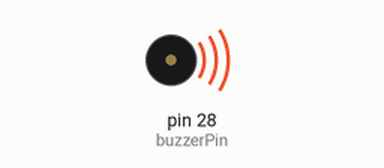
Simulated run of this sketch. Board: Arduino Mega 2560, built with avr-gcc and run on an emulated ATmega2560. On the bench: buzzer (waves = sounding).

Above: at 0.2 s.
At 4.6 s:
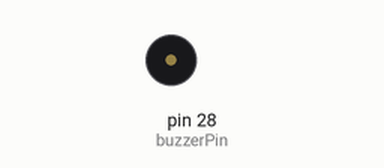
Timing chart, 0 to 7.4 s (numbered marks = the images above):
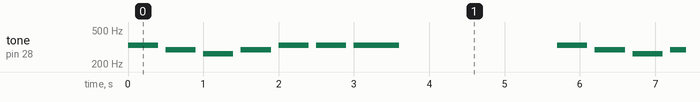

Measured:
- by itself, tone on pin 28 (buzzerPin): repeats every 5.7 s: silent 0.10 s, 294 Hz 0.40 s, silent 0.10 s, 262 Hz 0.40 s, silent 0.10 s, 294 Hz 0.40 s, 2 × (silent 0.10 s, 330 Hz 0.40 s), silent 0.10 s, 330 Hz 0.60 s, silent 2.1 s, 330 Hz 0.40 s

The sketch:

Passive_Buzzer.ino
```cpp
int buzzerPin = 28;

// Notes frequencies (in Hz)
int noteC = 262;
int noteD = 294;
int noteE = 330;
int noteG = 392;

void setup() {
  pinMode(buzzerPin, OUTPUT);
}

void loop() {
  // Mary had a little lamb (first few notes)
  tone(buzzerPin, noteE, 400);  // E
  delay(500);

  tone(buzzerPin, noteD, 400);  // D
  delay(500);

  tone(buzzerPin, noteC, 400);  // C
  delay(500);

  tone(buzzerPin, noteD, 400);  // D
  delay(500);

  tone(buzzerPin, noteE, 400);  // E
  delay(500);

  tone(buzzerPin, noteE, 400);  // E
  delay(500);

  tone(buzzerPin, noteE, 600);  // E (longer)
  delay(700);

  noTone(buzzerPin); // stop sound
  delay(2000);       // pause before repeating
}
```
